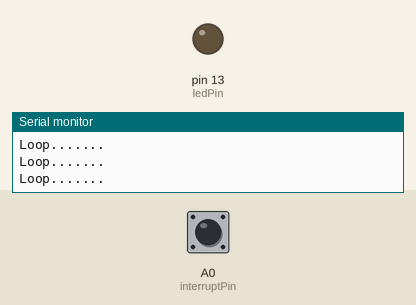
This sketch was run on a simulated Arduino Uno, built with avr-gcc and run on an emulated ATmega328P. Shown: output pins drawn as LEDs (lit = HIGH), the last lines printed to the serial monitor. The test bench sets the inputs (shaded band); at power-on: A0 (interruptPin) HIGH.

Above: at 1.2 s.
1.3 s: A0 (interruptPin) pulled LOW for 0.15 s
At 1.4 s:
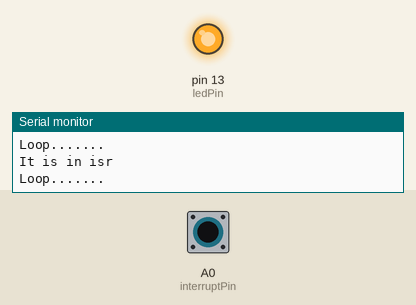
3.0 s: A0 (interruptPin) pulled LOW for 3.2 s
At 6.6 s:
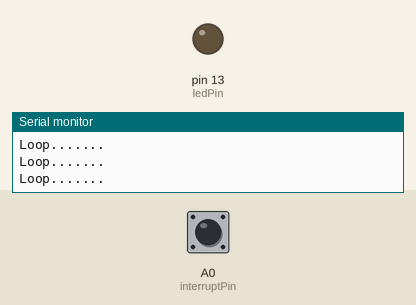
Timing chart, 0 to 8.1 s (numbered marks = the images above; inputs shaded):
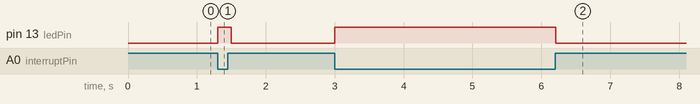

Measured:
- after the input at 1.3 s, pin 13 (ledPin): LOW → HIGH at once, → LOW 0.20 s later
- after the input at 3.0 s, pin 13 (ledPin): LOW → HIGH at once, → LOW 3.2 s later

The sketch:

isr_PCintPort.ino
```cpp
#include <PinChangeInt.h>


const byte ledPin = 13;
const byte interruptPin = A0;
volatile byte state = LOW;
void setup()
{
  Serial.begin(9600);
  pinMode(ledPin, OUTPUT);
  pinMode(interruptPin, INPUT_PULLUP);
  PCintPort::attachInterrupt(interruptPin, blink, HIGH);// Pin Change Interuppt Port
}
void loop()
{
  Serial.println("Loop....... ");
  digitalWrite(ledPin, state);
  delay(100);
}
void blink()
{
  Serial.println("It is in isr");
  state = !state;
}
```
